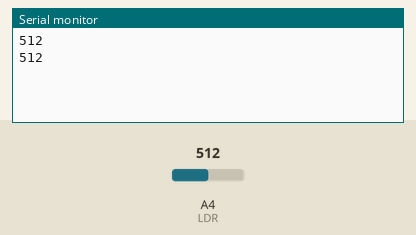
Bench run of a sketch on a simulated Arduino Uno, built with avr-gcc and run on an emulated ATmega328P. Parts: the last lines printed to the serial monitor. The test bench sets the inputs (shaded band); at power-on: A4 (LDR) = 512.

Above: at 1.8 s.
1.9 s: A4 (LDR) set to 716
At 2.8 s:
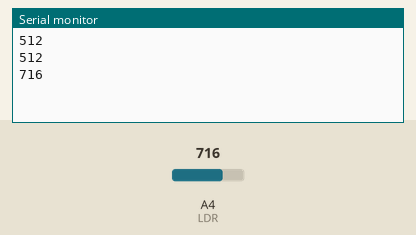
3.4 s: A4 (LDR) set to 900
At 4.6 s:
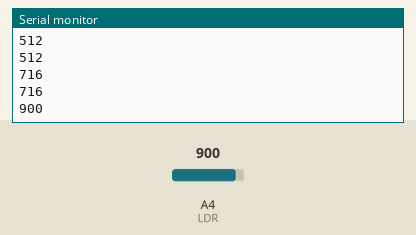
Timing chart, 0 to 6.4 s (numbered marks = the images above; inputs shaded):
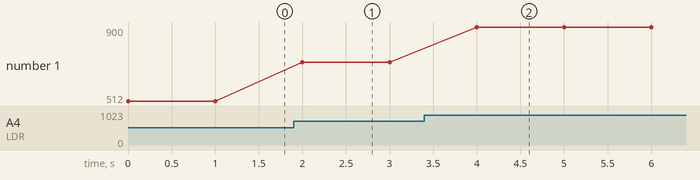

Measured:
- after the input at 1.9 s, the serial monitor: prints a new line after 0.10 s (image 1)
- after the input at 3.4 s, the serial monitor: prints a new line after 0.60 s (image 2)
- plotted number 1: 512 → 716 after the input at 1.9 s, 716 → 900 after the input at 3.4 s

The sketch:

ldr.ino
```cpp
#define LDR 4

void setup() {
  Serial.begin(115200);
}

void loop() {
  int ldr = analogRead(LDR);
  Serial.println(ldr);
  delay(1000);
}
```
